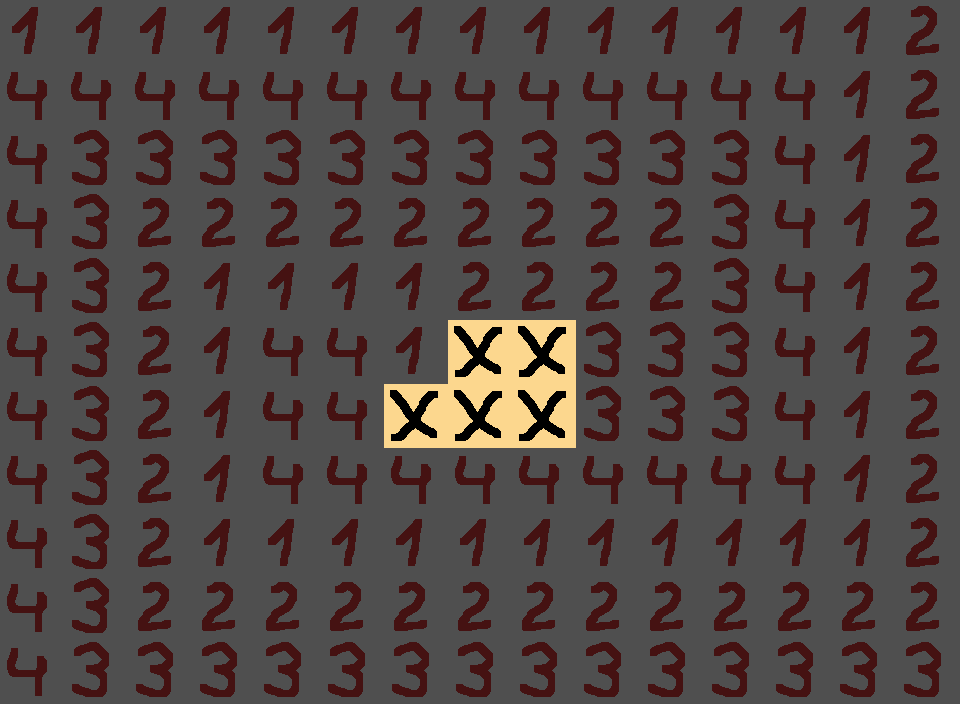

A 2D game scene composited from a Tiled map and its tileset images. What follows is a short description and the map's XML, with each tile layer's data collapsed to a summary:
An orthogonal 15x11 tile map with 64x64 px tiles, 5 tile layers (Tile Layer 1, Tile Layer 2, Tile Layer 3, Tile Layer 4, ...).

<map version="1.0" orientation="orthogonal" width="15" height="11" tilewidth="64" tileheight="64">
 <tileset firstgid="1" name="tileset" tilewidth="64" tileheight="64">
  <image source="tileset.png" width="512" height="384" />
 </tileset>
 <layer name="Tile Layer 1" width="15" height="11">
  <data>[165 cells, 40 non-empty, 1 distinct tile ids]</data>
 </layer>
 <layer name="Tile Layer 2" width="15" height="11">
  <data>[165 cells, 40 non-empty, 1 distinct tile ids]</data>
 </layer>
 <layer name="Tile Layer 3" width="15" height="11">
  <data>[165 cells, 40 non-empty, 1 distinct tile ids]</data>
 </layer>
 <layer name="Tile Layer 4" width="15" height="11">
  <data>[165 cells, 40 non-empty, 1 distinct tile ids]</data>
 </layer>
 <layer name="goal" width="15" height="11">
  <data>[165 cells, 5 non-empty, 1 distinct tile ids]</data>
 </layer>
</map>